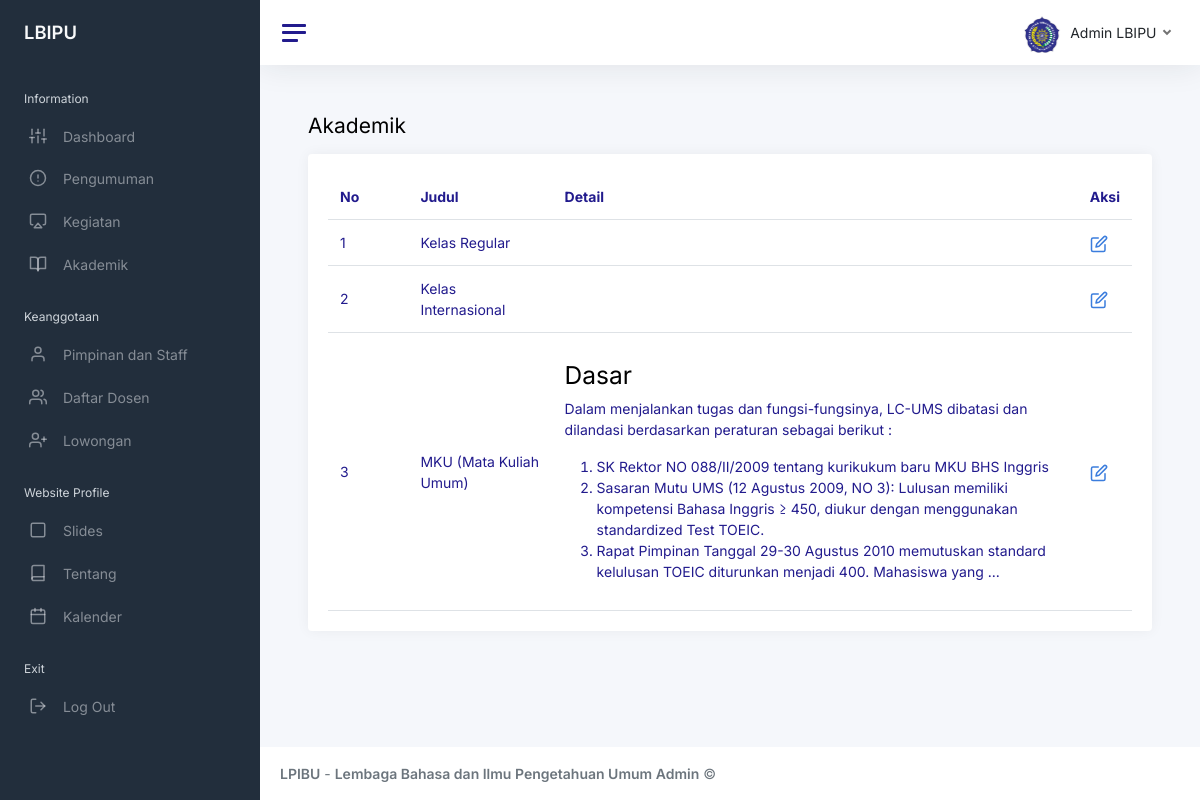
/admin/index.php?halaman=akademik (signed in), run on the app's committed database.
### tables this page shows
CREATE TABLE `akademik` (
  `id` int(11) NOT NULL,
  `judul` varchar(100) NOT NULL,
  `detail` text NOT NULL
);

### admin/akademik.php (the view, shortened to what this page needs)
<?php
include '../koneksi.php';
?>
<main class="content">
    <div class="container-fluid p-0">
        <h1 class="h3 mb-3">Akademik</h1>
        <div class="row">
            <div class="col-12">
                <div class="card flex-fill">
                    <div class="card-body">
                        <table class="table table-hover my-0">
                            <thead>
                                <tr>
                                    <th class="d-none d-xl-table-cell" style="width: 10%;">No</th>
                                    <th>Judul</th>
                                    <th>Detail</th>
                                    <th>Aksi</th>
                                </tr>
                            </thead>
                            <tbody>
                                <tr>
                                    <?php $nomor = 1; ?>
                                    <?php $ambil = $koneksi->query("SELECT * FROM akademik"); ?>
                                    <?php while ($pecah = $ambil->fetch_assoc()) { ?>
                                    <tr>
                                        <td class="d-none d-xl-table-cell"><?= $nomor; ?></td>
                                        <td><?= $pecah['judul']; ?></td>
                                        <td><?= mb_strimwidth($pecah['detail'], 0, 500, "..."); ?></td>
                                        <td>
                                            <a href="index.php?halaman=edit-akademik&id=<?= $pecah['id']; ?>"><i class="align-middle text-primary" data-feather="edit"></i></a>
                                        </td>
                                    </tr>
                                    <?php $nomor++; ?>
                                    <?php } ?>
                                </tr>
                            </tbody>
                        </table>
                    </div>
                </div>
            </div>
        </div>
    </div>
</main>

### data on the page
akademik: judul "Kelas Regular"
akademik: judul "Kelas Internasional"
akademik: judul "MKU (Mata Kuliah Umum)", detail "Dasar Dalam menjalankan tugas dan fungsi-fungsinya, LC-UMS dibatasi dan dilandasi berdasarkan peraturan sebagai berikut : SK Rektor NO 088/II/2009 tentang kurikukum baru MKU BHS Inggris Sasaran Mutu UMS (12 Agustus 2009, NO 3): Lulusan memiliki kompetensi Bahasa Inggris ≥ 450, diukur dengan menggunakan standardized Test TOEIC. Rapat Pimpinan Tanggal 29-30 Agustus 2010 memutuskan standard kelulusan TOEIC diturunkan menjadi 400. Mahasiswa yang ..."
